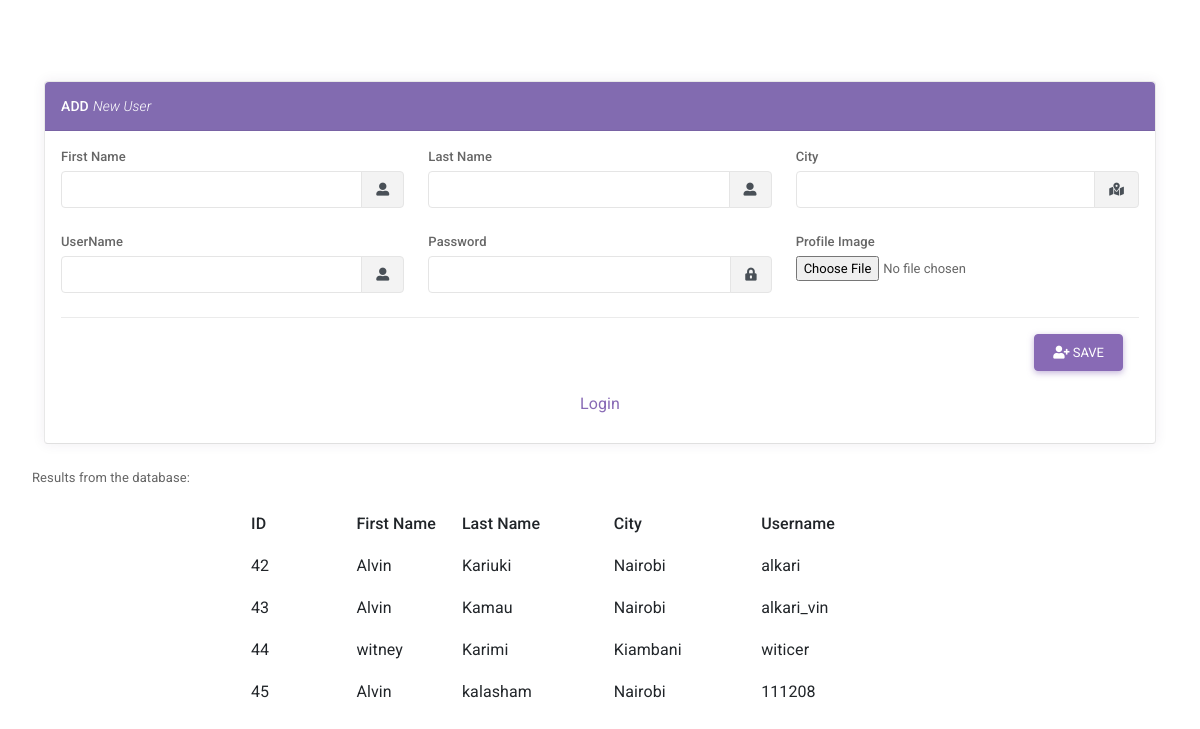
Page /lab1.php on the committed database.
### tables this page shows
CREATE TABLE `users` (
  `id` int(11) NOT NULL,
  `first_name` varchar(32) NOT NULL,
  `last_name` varchar(32) DEFAULT NULL,
  `user_city` varchar(32) DEFAULT NULL,
  `username` varchar(20) DEFAULT NULL,
  `password` text DEFAULT NULL,
  `img_name` varchar(200) NOT NULL,
  `created_time` timestamp(6) NOT NULL DEFAULT current_timestamp(6) ON UPDATE current_timestamp(6),
  `offset` int(11) NOT NULL
);

### DBConnector.php (called while the page is built, shortened)
<?php
	class DBConnector{
		function __construct(){
			$this->conn = new mysqli(DB_SERVER, DB_USER,DB_PASS) or die ("Error:" .mysql_error());
		}
	}
?>

### user.php (the view, shortened to what this page needs)
<?php
 include_once "DBconnector.php";
 class User implements Crud, Authenticator{
      public function readAll()
    {
      $connect = new DBConnector();
      $res_set = mysqli_query($connect->conn,"SELECT * FROM users");
      if(mysqli_num_rows($res_set) > 0)
      {
        echo "<table align='center' border='0px' style='width:700px; line-height:40px;'>";
          echo "<t>";
              echo "<th style='width:50px;'>"; echo "ID"; echo "</th>";
              echo "<th style='width:50px;'>"; echo "First Name"; echo "</th>";
              echo "<th style='width:50px;'>"; echo "Last Name"; echo "</th>";
              echo "<th style='width:50px;'>"; echo "City"; echo "</th>";
              echo "<th style='width:90px;'>"; echo "Username"; echo "</th>";
        while($row= mysqli_fetch_assoc($res_set))
        {
          echo "</t>";
            echo "<tr>";
                echo "<td>";
                    echo $row['id'];
                echo "</td>";
                echo "<td>";
                    echo $row['first_name'];
                echo "</td>";
                echo "<td>";
                    echo $row['last_name'];
                echo "</td>";
                echo "<td>";
                    echo $row['user_city'];
                echo "</td>";
                 echo "<td>";
                    echo $row['username'];
                echo "</td>";
            echo "</tr>";
        }
      echo "</table>";
      }else{
          echo "0 results";
      }
    }
 }
?>

### lab1.php (shortened to what this page needs)
<?php
   include_once "user.php";
   include_once "DBConnector.php";
?>
<html>
   <head>
        <link rel="stylesheet" type="text/css" href="validate.css">
        <link id="vendorsbundle" rel="stylesheet" media="screen, print" href="css/vendors.bundle.css">
        <link id="appbundle" rel="stylesheet" media="screen, print" href="css/app.bundle.css">
        <link id="mytheme" rel="stylesheet" media="screen, print" href="#">
        <link id="myskin" rel="stylesheet" media="screen, print" href="css/skins/skin-master.css">
        <link media="screen, print" href="css/fa-regular.css" rel="stylesheet">
        <link media="screen, print" href="css/fa-solid.css" rel="stylesheet">
   </head>
   <body>
     <main id="js-page-content" role="main" class="page-content">
        <div class="col-xl-6" style="margin-top: 5%!important;">
          <div id="panel-1" class="panel" >
            <div class="panel-hdr"style="background-color: #826bb0;">
              <h2 style="color: white;">ADD <span class="fw-300"><i>New User</i></span></h2>
            </div>
            <div class="panel-container show">
              <div class="panel-content">
                   <form method="post" name="user_details" id="user_details" onsubmit="return validateForm()" enctype="multipart/form-data" action="<?=$_SERVER['PHP_SELF'] ?>">
                  <div class="row">
                    <div class="form-group col-4">
                      <section >
                        <label class="form-label" for="first_name">First Name</label>
                          <div class="input-group flex-nowrap">
                            <input id="first_name" name="first_name" type="text" class="form-control"aria-label="first_name" aria-describedby="addon-wrapping-right">
                            <div class="input-group-append">
                              <span class="input-group-text"><i class="fas fa-user-alt"></i></span>
                            </div>
                          </div>
                      </section>
                    </div>
                    <div class="form-group col-4">
                      <section >
                        <label class="form-label" for="last_name">Last Name</label>
                          <div class="input-group flex-nowrap">
                            <input id="last_name" name="last_name" type="text" class="form-control"aria-label="last_name" aria-describedby="addon-wrapping-right">
                            <div class="input-group-append">
                              <span class="input-group-text"><i class="fas fa-user-alt"></i></span>
                            </div>
                          </div>
                      </section>
                    </div>
                    <div class="form-group col-4">
                      <section >
                        <label class="form-label" for="city_name">City</label>
                          <div class="input-group flex-nowrap">
                            <input id="city_name" name="city_name" type="text" class="form-control"aria-label="city_name" aria-describedby="addon-wrapping-right">
                            <div class="input-group-append">
                              <span class="input-group-text"><i class="fas fa-map-marked-alt"></i></span>
                            </div>
                          </div>
                      </section>
                    </div>
                    <div class="form-group col-4">
                      <section >
                        <label class="form-label" for="uname">UserName</label>
                          <div class="input-group flex-nowrap">
                            <input id="uname" name="username" type="text" class="form-control"aria-label="uname" aria-describedby="addon-wrapping-right">
                            <div class="input-group-append">
                              <span class="input-group-text"><i class="fas fa-user-alt"></i></span>
                            </div>
                          </div>
                      </section>
                    </div>
                    <div class="form-group col-4">
                      <section >
                        <label class="form-label" for="password">Password</label>
                          <div class="input-group flex-nowrap">
                            <input id="password" name="password" type="password" class="form-control"aria-label="password" aria-describedby="addon-wrapping-right">
                            <div class="input-group-append">
                              <span class="input-group-text"><i class="fas fa-lock-alt"></i></span>
                            </div>
                          </div>
                      </section>
                    </div>
                     <div class="form-group col-4">
                      <section >
                        <label class="form-label" for="fileToUpload">Profile Image</label>
                          <div class="input-group flex-nowrap">
                            <input id="fileToUpload" name="fileToUpload" type="file"aria-label="fileToUpload" aria-describedby="addon-wrapping-right">
                          </div>
                      </section>
                    </div>
                  </div>
                  <div class="card-footer text-muted">
                    <div style="text-align: right;">
                      <button id="submit" type="submit" name="btn-save" class="btn btn-primary "><i class="fas fa-user-plus"></i></i> SAVE</button>
                    </div>
                  </div>
          <table align="center">
             <tr><td></td>
             <tr>
                 <td> <input type="hidden" name="utc_timestamp" id="utc_timestamp" value=""> </td>
             </tr>
             <tr>
                     <td> <input type="hidden" name="time_zone_offset" id="time_zone_offset" value=""> </td>
             </tr>
             <tr>
                  <td><a href="login.php">Login</a></td>
             </tr>
          </table>
       </form>
              </div>
            </div>
          </div>
        </div>
       <p>Results from the database:</p>
      <?php
         $user_disp= User::create();
         $user_disp->readAll();
      ?>
</main>
   </body>
</html>

### css/fa-solid.css (style rules this page uses)
.fa, .fas { font-family: 'Font Awesome 5 Pro'; font-weight: 900; }

### rows in the picture
users: id "42", first_name "Alvin", last_name "Kariuki", user_city "Nairobi", username "alkari"
users: id "43", first_name "Alvin", last_name "Kamau", user_city "Nairobi", username "alkari_vin"
users: id "44", first_name "witney", last_name "Karimi", user_city "Kiambani", username "witicer"
users: id "45", first_name "Alvin", last_name "kalasham", user_city "Nairobi", username "111208"
